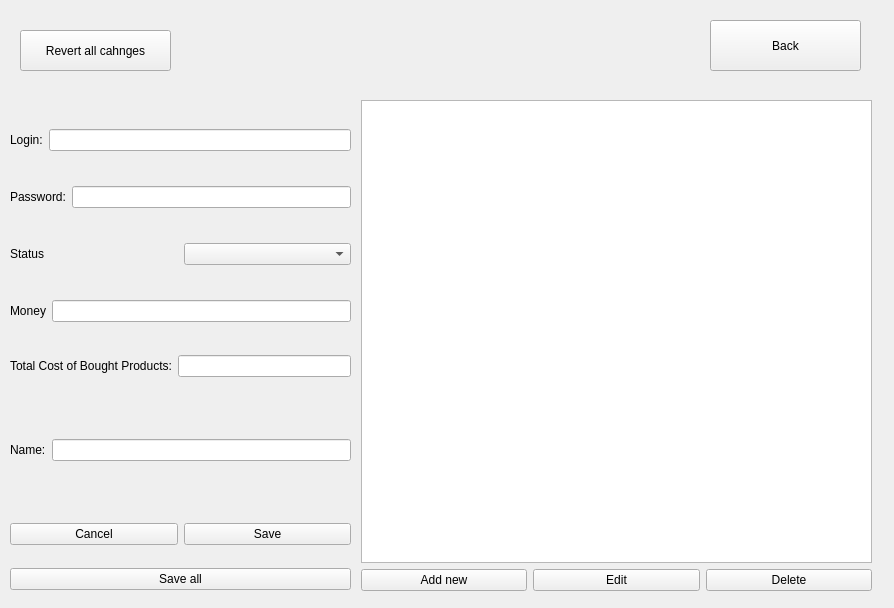
<?xml version="1.0" encoding="UTF-8"?>
<ui version="4.0">
 <class>OwnerEditCustomersInfo</class>
 <widget class="QWidget" name="OwnerEditCustomersInfo">
  <property name="geometry">
   <rect>
    <x>0</x>
    <y>0</y>
    <width>894</width>
    <height>608</height>
   </rect>
  </property>
  <property name="windowTitle">
   <string>Form</string>
  </property>
  <widget class="QPushButton" name="goBackToOwnerButton">
   <property name="geometry">
    <rect>
     <x>710</x>
     <y>20</y>
     <width>151</width>
     <height>51</height>
    </rect>
   </property>
   <property name="text">
    <string>Back</string>
   </property>
  </widget>
  <widget class="QWidget" name="layoutWidget">
   <property name="geometry">
    <rect>
     <x>361</x>
     <y>100</y>
     <width>511</width>
     <height>491</height>
    </rect>
   </property>
   <layout class="QVBoxLayout" name="customersTableInfoVerticalLayout">
    <item>
     <widget class="QTableWidget" name="customersInfoTableWidget"/>
    </item>
    <item>
     <layout class="QHBoxLayout" name="customerTableInfoHorizontalLayout">
      <item>
       <widget class="QPushButton" name="addNewCustomerPushButton">
        <property name="text">
         <string>Add new</string>
        </property>
       </widget>
      </item>
      <item>
       <widget class="QPushButton" name="editCustomerPushButton">
        <property name="text">
         <string>Edit</string>
        </property>
       </widget>
      </item>
      <item>
       <widget class="QPushButton" name="deleteCustomerPushButton">
        <property name="text">
         <string>Delete</string>
        </property>
       </widget>
      </item>
     </layout>
    </item>
   </layout>
  </widget>
  <widget class="QWidget" name="layoutWidget">
   <property name="geometry">
    <rect>
     <x>10</x>
     <y>339</y>
     <width>341</width>
     <height>251</height>
    </rect>
   </property>
   <layout class="QVBoxLayout" name="verticalLayout">
    <item>
     <layout class="QVBoxLayout" name="customerEditVerticalLayout">
      <item>
       <layout class="QHBoxLayout" name="totalCostHorizontalLayout">
        <item>
         <widget class="QLabel" name="totalCostLabel">
          <property name="text">
           <string>Total Cost of Bought Products:</string>
          </property>
         </widget>
        </item>
        <item>
         <widget class="QLineEdit" name="totalCostLineEdit"/>
        </item>
       </layout>
      </item>
      <item>
       <spacer name="verticalSpacer">
        <property name="orientation">
         <enum>Qt::Vertical</enum>
        </property>
        <property name="sizeType">
         <enum>QSizePolicy::Minimum</enum>
        </property>
        <property name="sizeHint" stdset="0">
         <size>
          <width>20</width>
          <height>40</height>
         </size>
        </property>
       </spacer>
      </item>
      <item>
       <layout class="QHBoxLayout" name="NameHorizontalLayout">
        <item>
         <widget class="QLabel" name="NameLabel">
          <property name="text">
           <string>Name:</string>
          </property>
         </widget>
        </item>
        <item>
         <widget class="QLineEdit" name="NameLineEdit"/>
        </item>
       </layout>
      </item>
      <item>
       <spacer name="verticalSpacer_2">
        <property name="orientation">
         <enum>Qt::Vertical</enum>
        </property>
        <property name="sizeType">
         <enum>QSizePolicy::Minimum</enum>
        </property>
        <property name="sizeHint" stdset="0">
         <size>
          <width>20</width>
          <height>40</height>
         </size>
        </property>
       </spacer>
      </item>
      <item>
       <layout class="QHBoxLayout" name="ButtonsHorizontalLayout">
        <item>
         <widget class="QPushButton" name="cancelPushButton">
          <property name="text">
           <string>Cancel</string>
          </property>
         </widget>
        </item>
        <item>
         <widget class="QPushButton" name="savePushButton">
          <property name="text">
           <string>Save</string>
          </property>
         </widget>
        </item>
       </layout>
      </item>
     </layout>
    </item>
    <item>
     <widget class="QPushButton" name="saveAllPushButton">
      <property name="text">
       <string>Save all</string>
      </property>
     </widget>
    </item>
   </layout>
  </widget>
  <widget class="QWidget" name="layoutWidget">
   <property name="geometry">
    <rect>
     <x>10</x>
     <y>100</y>
     <width>341</width>
     <height>251</height>
    </rect>
   </property>
   <layout class="QVBoxLayout" name="verticalLayout_2">
    <item>
     <layout class="QHBoxLayout" name="loginHorizontalLayout">
      <item>
       <widget class="QLabel" name="login">
        <property name="text">
         <string>Login:</string>
        </property>
       </widget>
      </item>
      <item>
       <widget class="QLineEdit" name="loginLineEdit"/>
      </item>
     </layout>
    </item>
    <item>
     <layout class="QHBoxLayout" name="passwordHorizontalLayout">
      <item>
       <widget class="QLabel" name="passwordLabel">
        <property name="text">
         <string>Password:</string>
        </property>
       </widget>
      </item>
      <item>
       <widget class="QLineEdit" name="passwordLineEdit"/>
      </item>
     </layout>
    </item>
    <item>
     <layout class="QHBoxLayout" name="statusHorizontalLayout">
      <item>
       <widget class="QLabel" name="statusLabel">
        <property name="text">
         <string>Status</string>
        </property>
       </widget>
      </item>
      <item>
       <widget class="QComboBox" name="statusComboBox"/>
      </item>
     </layout>
    </item>
    <item>
     <layout class="QHBoxLayout" name="moneyHorizontalLayout">
      <item>
       <widget class="QLabel" name="moneyLabel">
        <property name="text">
         <string>Money</string>
        </property>
       </widget>
      </item>
      <item>
       <widget class="QLineEdit" name="moneyLineEdit"/>
      </item>
     </layout>
    </item>
   </layout>
  </widget>
  <widget class="QPushButton" name="revertChangesPushButton">
   <property name="geometry">
    <rect>
     <x>20</x>
     <y>30</y>
     <width>151</width>
     <height>41</height>
    </rect>
   </property>
   <property name="text">
    <string>Revert all cahnges</string>
   </property>
  </widget>
 </widget>
 <resources/>
 <connections/>
</ui>
